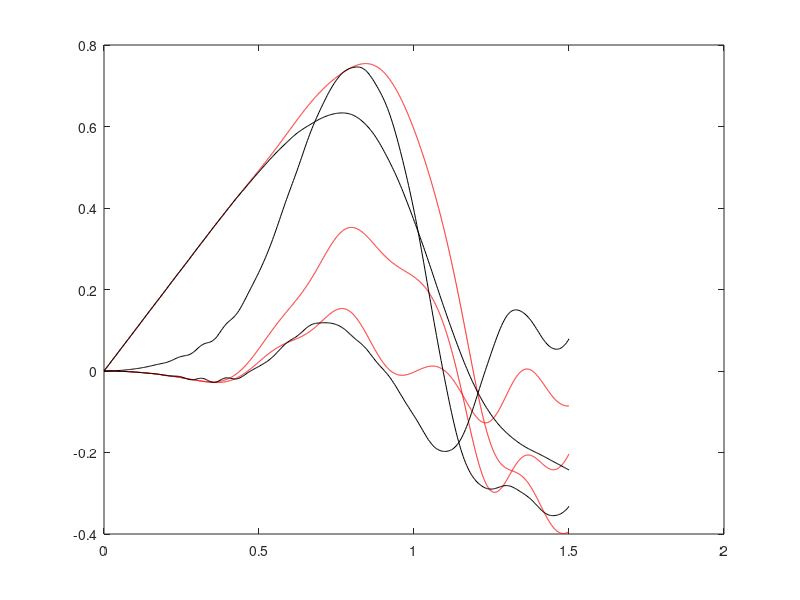

This figure's MATLAB source:
clear;   

ss1=load('Displacment_X_top_right1.txt');
ss2=load('Displacment_Y_top_right1.txt');
ss3=load('C11.txt');
ss4=load('C22.txt');

ss7=load('Cauchy_stresses_1_1_MIDDLE_SPECTACULAR_lamped_mass.txt');
ss8=load('Cauchy_stresses_1_2_MIDDLE_SPECTACULAR_lamped_mass.txt');
ss9=load('Cauchy_stresses_2_2_MIDDLE_SPECTACULAR_lamped_mass.txt');
ss10=load('output_x_21_r_8.txt');
ss5=load('output_C.txt');
ss6=load('output_x.txt');

scatter(ss1(:,1),ss1(:,2));
%plot( ss10(:,3), ss10(:,1),'b', ss10(:,3), ss10(:,2),'b',ss6(:,3), ss6(:,1),'r', ss6(:,3), ss6(:,2),'r',ss1(:,2), ss1(:,3),'k', ss2(:,2), ss2(:,3),'k');
%plot( ss5(:,4), ss5(:,1),ss5(:,4), ss5(:,3),ss5(:,4),ss5(:,2),ss3(:,2), ss3(:,3),'k',ss4(:,2), ss4(:,3),'k');
plot( ss5(:,4), ss5(:,1),'r',ss5(:,4), ss5(:,3),'r',ss5(:,4),ss5(:,2),'r',ss7(:,2), ss7(:,3),'k',ss8(:,2), ss8(:,3),'k',ss9(:,2), ss9(:,3),'k');





